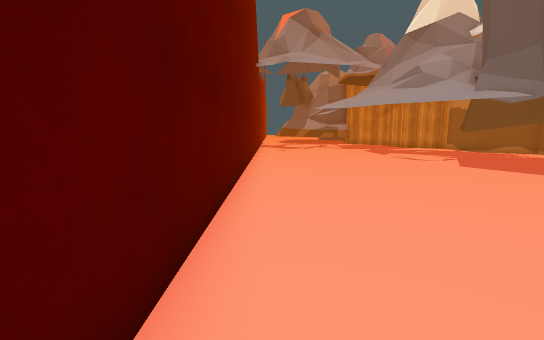
view 1 (above)

16 first-person views from a walk through a Unity game level. The camera is 1.4 m above the floor, tilts 8° down and sees 85° across. The floor is counted in squares, 1 m on a side. Each view is taken from the middle of a square. On the plan, view 1 faces up. The plan holds only what a view shows up to about 14 squares ahead; the rest is blank. The place goes on beyond the plan. Some surface patterns are stand-ins.

view 2
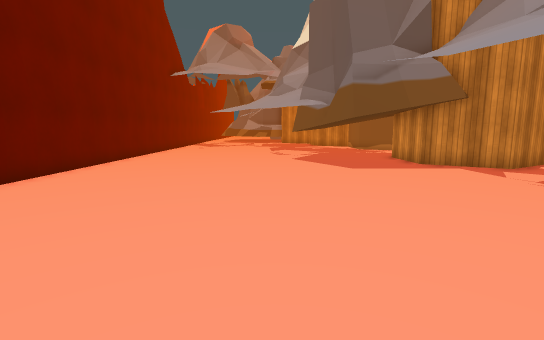

view 3
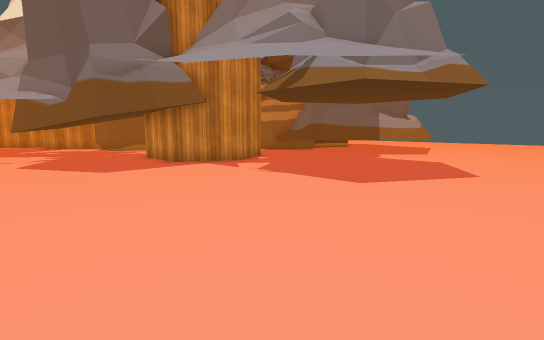

view 4
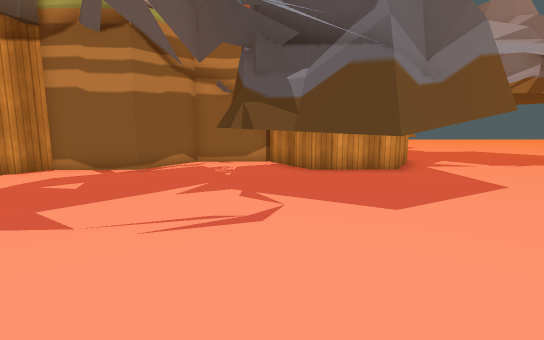

view 5
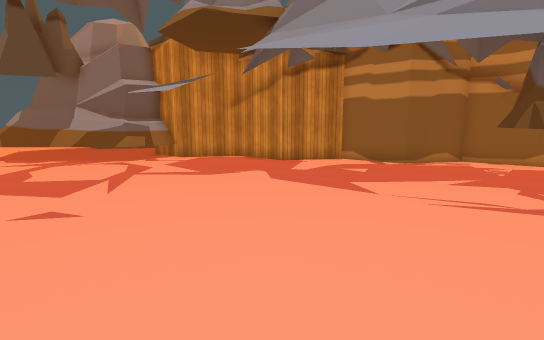

view 6
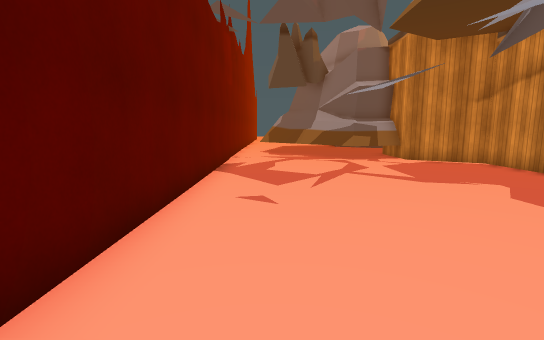

view 7
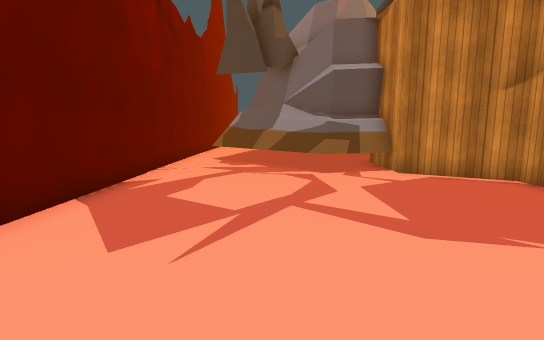

view 8
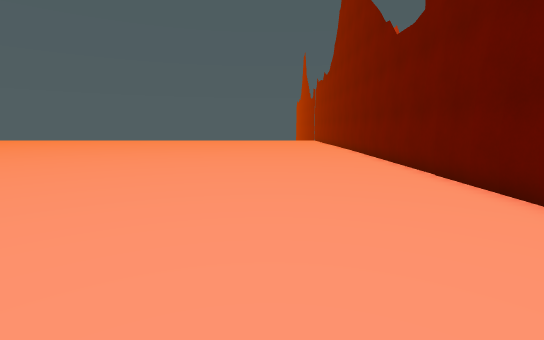

view 9
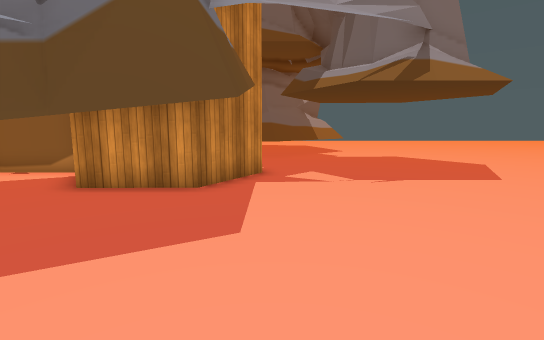

view 10
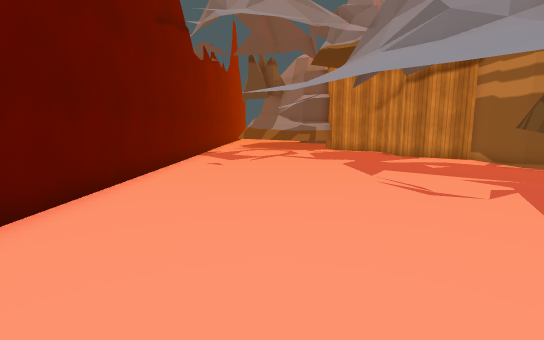

view 11
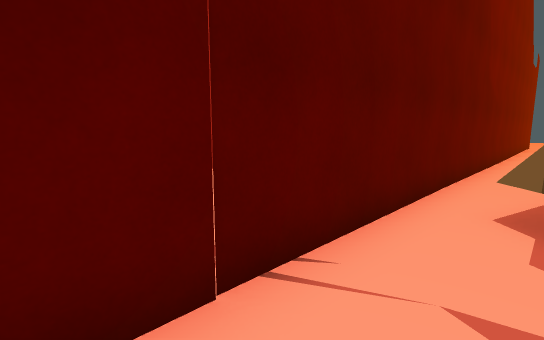

view 12
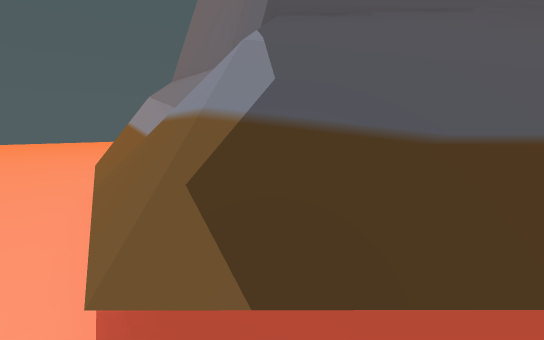

view 13
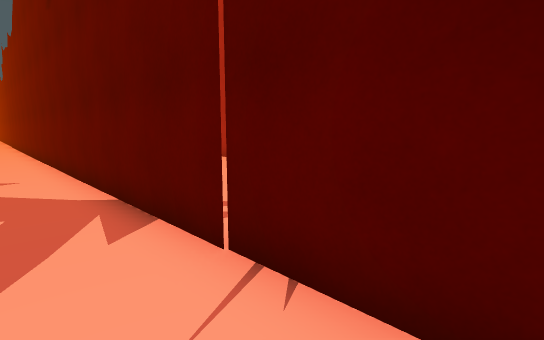

view 14
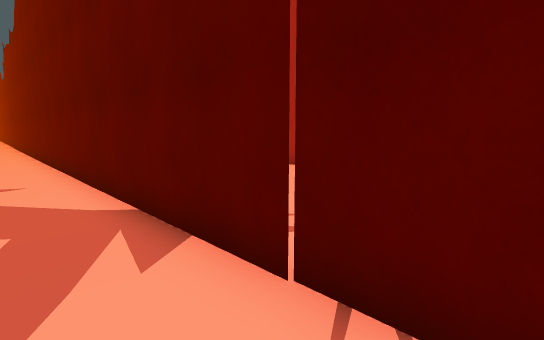

view 15
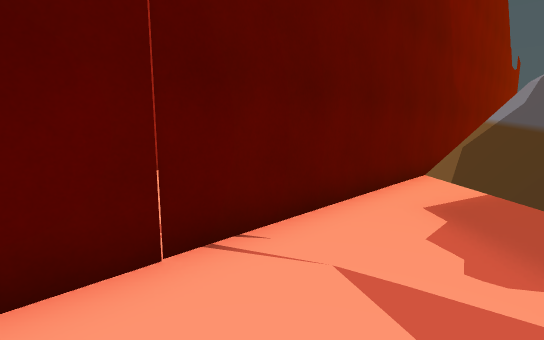

view 16
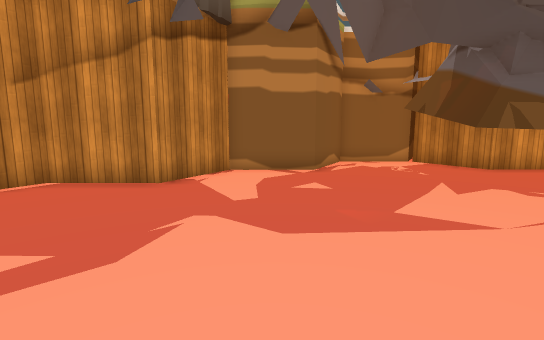

### Floor plan
Key: @ floor where view 1 was taken; # wall or solid block; x gap in a wall; . floor; = window, fence, low wall or low ledge; ^ raised ledge; T thing the floor can be seen under or through.
Columns run from 8 left of view 1 to 17 right of it. Each row starts with its distance up from view 1.
 47          ..
 46          ...
 45          ....
 44          ....
 43        # ...
 42        # ...
 41        # ...
 40        #....
 39        #...
 38        #...
 37        #...
 36        #..=#
 35        #..^#
 34        #.^^
 33        #.^
 32        #.#
 31 #      #x##
 30 #      #.###
 29 #      #..###  #
 28        #...#####
 27       .#....####
 26       .#.....=.###
 25      ..#.........##
 24     ...#..........#
 23    ... #..........#
 22    ..  #..........##
 21        #...........##
 20        #............#
 19        #............#
 18        #............##
 17        #.............##
 16        #..............##
 15        #...............#
 14        #.........TT....#
 13        #........TT ...##
 12        #........T  .###
 11        #.......TT ..#
 10        #.......TT ..#
  9        #........TT..##  ##
  8        #.............####
  7        #..................
  6        #..................
  5        #..................
  4        #..................
  3        #..................
  2        #..................
  1        #..................
  0        #@.................
 -1        #..................
 -2        #..................
 -3        #..................

Positions as (right, up) in squares from view 1, and headings:
1: (0, 0), facing up
2: (6, -3), facing up
3: (6, -3), facing up-right
4: (2, 13), facing right
5: (0, 13), facing up-right
6: (1, 13), facing up
7: (3, 17), facing up
8: (4, 9), facing down
9: (5, 7), facing right
10: (3, 7), facing up
11: (1, 25), facing up-left
12: (0, 29), facing up-right
13: (1, 29), facing down-left
14: (1, 28), facing down-left
15: (2, 25), facing up-left
16: (2, 19), facing right
